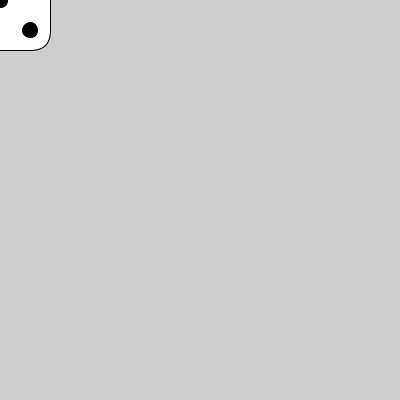
Frame 1 (no input)
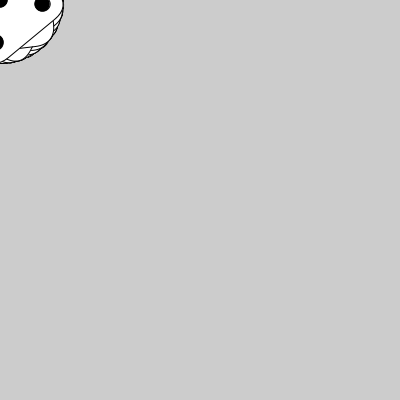
Frame 60 (the mouse pressed at the canvas centre just before this capture)
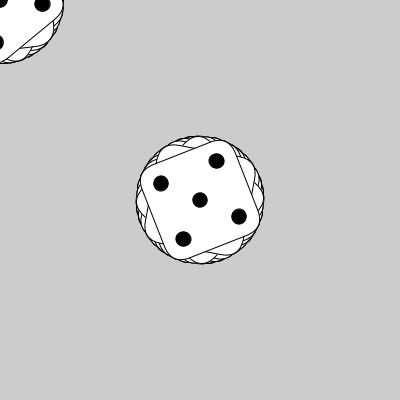
Frame 120 (the mouse held since frame 60 and released just before this capture)

The Processing sketch that drew these frames (run headless with seeded random() and noise(); from frame 60 on, the mouse is pressed at the canvas centre):

// Processing sketch: dadoGiratorio
// ── dadoGiratorio.pde
int r=0;
void setup(){
size(400, 400);
//dado(200,200,40,1);

//dado(300,300,0,1);
}  
void draw() {
  pushMatrix();
  translate(mouseX,mouseY);
  rotate(r);
  scale(1);
  rectMode(CENTER);
  fill(255);
  rect(0, 0, 100, 100, 20);
  fill(0);
  ellipse(0, 0, 15, 15);
  ellipse(30, -30, 15, 15);
  ellipse(30, 30, 15, 15);
  ellipse(-30, 30, 15, 15);
  ellipse(-30, -30, 15, 15);
  r++;
  popMatrix();

}
